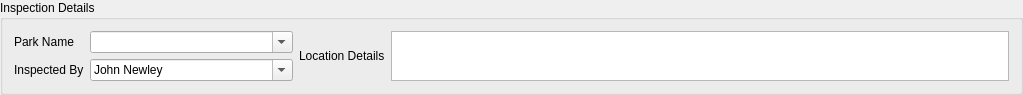
  <widget class="QGroupBox" name="groupBox_10">
   <property name="geometry">
    <rect>
     <x>10</x>
     <y>11</y>
     <width>1023</width>
     <height>83</height>
    </rect>
   </property>
   <property name="sizePolicy">
    <sizepolicy hsizetype="Preferred" vsizetype="Fixed">
     <horstretch>0</horstretch>
     <verstretch>0</verstretch>
    </sizepolicy>
   </property>
   <property name="title">
    <string>Inspection Details</string>
   </property>
   <property name="checkable">
    <bool>false</bool>
   </property>
   <layout class="QGridLayout" name="gridLayout">
    <item row="0" column="0">
     <layout class="QFormLayout" name="formLayout_6">
      <property name="fieldGrowthPolicy">
       <enum>QFormLayout::AllNonFixedFieldsGrow</enum>
      </property>
      <item row="0" column="0">
       <widget class="QLabel" name="label_27">
        <property name="text">
         <string>Park Name</string>
        </property>
       </widget>
      </item>
      <item row="0" column="1">
       <widget class="QComboBox" name="Park_Name">
        <property name="editable">
         <bool>true</bool>
        </property>
        <item>
         <property name="text">
          <string/>
         </property>
        </item>
        <item>
         <property name="text">
          <string>Leslie Park</string>
         </property>
        </item>
        <item>
         <property name="text">
          <string>Weeroona Park</string>
         </property>
        </item>
        <item>
         <property name="text">
          <string>Rotary Park / Info Centre</string>
         </property>
        </item>
        <item>
         <property name="text">
          <string>Warwick CBD and Gardens</string>
         </property>
        </item>
        <item>
         <property name="text">
          <string>Stanthorpe CBD and Piazza</string>
         </property>
        </item>
        <item>
         <property name="text">
          <string>Browns Falls Park</string>
         </property>
        </item>
        <item>
         <property name="text">
          <string>Queens Park</string>
         </property>
        </item>
        <item>
         <property name="text">
          <string>St Marks Park</string>
         </property>
        </item>
        <item>
         <property name="text">
          <string>CF White Oval</string>
         </property>
        </item>
        <item>
         <property name="text">
          <string>CF White Cricket</string>
         </property>
        </item>
        <item>
         <property name="text">
          <string>Crisp Oval</string>
         </property>
        </item>
        <item>
         <property name="text">
          <string>Sullivan Oval</string>
         </property>
        </item>
        <item>
         <property name="text">
          <string>Sheahan Oval</string>
         </property>
        </item>
        <item>
         <property name="text">
          <string>Morgan Park</string>
         </property>
        </item>
        <item>
         <property name="text">
          <string>Jackie Howe Park</string>
         </property>
        </item>
        <item>
         <property name="text">
          <string>Storm King Dam</string>
         </property>
        </item>
        <item>
         <property name="text">
          <string>Australiana Park</string>
         </property>
        </item>
        <item>
         <property name="text">
          <string>Kidspace - Kilpa St Park</string>
         </property>
        </item>
        <item>
         <property name="text">
          <string>Rotary Park</string>
         </property>
        </item>
        <item>
         <property name="text">
          <string>Victoria Park</string>
         </property>
        </item>
        <item>
         <property name="text">
          <string>Federation Park</string>
         </property>
        </item>
        <item>
         <property name="text">
          <string>Lions Park</string>
         </property>
        </item>
        <item>
         <property name="text">
          <string>Apex Park</string>
         </property>
        </item>
        <item>
         <property name="text">
          <string>River Reach Park</string>
         </property>
        </item>
        <item>
         <property name="text">
          <string>Mt Marlay Lookout</string>
         </property>
        </item>
        <item>
         <property name="text">
          <string>Jim Mitchell Park</string>
         </property>
        </item>
        <item>
         <property name="text">
          <string>Dalrymple Creek Park</string>
         </property>
        </item>
        <item>
         <property name="text">
          <string>Leyburn Sports Ground</string>
         </property>
        </item>
        <item>
         <property name="text">
          <string>Cunningham Memorial</string>
         </property>
        </item>
        <item>
         <property name="text">
          <string>Heritage Park</string>
         </property>
        </item>
        <item>
         <property name="text">
          <string>Lions Park</string>
         </property>
        </item>
        <item>
         <property name="text">
          <string>Fred Rogers Memorial Park</string>
         </property>
        </item>
        <item>
         <property name="text">
          <string>Gleeson Park</string>
         </property>
        </item>
        <item>
         <property name="text">
          <string>Marion Park </string>
         </property>
        </item>
        <item>
         <property name="text">
          <string>Canning Park</string>
         </property>
        </item>
        <item>
         <property name="text">
          <string>Mile End Park</string>
         </property>
        </item>
        <item>
         <property name="text">
          <string>Liberator Park</string>
         </property>
        </item>
        <item>
         <property name="text">
          <string>Boston Park</string>
         </property>
        </item>
        <item>
         <property name="text">
          <string>Wallangarra Memorial Park</string>
         </property>
        </item>
        <item>
         <property name="text">
          <string>Barnes Park</string>
         </property>
        </item>
        <item>
         <property name="text">
          <string>Slade Park</string>
         </property>
        </item>
        <item>
         <property name="text">
          <string>Bony Mountain Sports Ground</string>
         </property>
        </item>
        <item>
         <property name="text">
          <string>Rocklands Reserve</string>
         </property>
        </item>
        <item>
         <property name="text">
          <string>Farm Creek Park</string>
         </property>
        </item>
        <item>
         <property name="text">
          <string>Pioneer Park </string>
         </property>
        </item>
        <item>
         <property name="text">
          <string>Bicentennial Park</string>
         </property>
        </item>
        <item>
         <property name="text">
          <string>Stuart Henry Park</string>
         </property>
        </item>
        <item>
         <property name="text">
          <string>Cooks Park</string>
         </property>
        </item>
        <item>
         <property name="text">
          <string>Lions Park</string>
         </property>
        </item>
        <item>
         <property name="text">
          <string>Industrial Estate Park</string>
         </property>
        </item>
        <item>
         <property name="text">
          <string>Maryvale Park</string>
         </property>
        </item>
        <item>
         <property name="text">
          <string>Pratten Park</string>
         </property>
        </item>
        <item>
         <property name="text">
          <string>Mel Gibson Park</string>
         </property>
        </item>
        <item>
         <property name="text">
          <string>Karara Hall Grounds</string>
         </property>
        </item>
        <item>
         <property name="text">
          <string>McGregor Park</string>
         </property>
        </item>
        <item>
         <property name="text">
          <string>Tannymorel War Memorial Park</string>
         </property>
        </item>
        <item>
         <property name="text">
          <string>Killarney War Memorial Park</string>
         </property>
        </item>
        <item>
         <property name="text">
          <string>Gillam Park</string>
         </property>
        </item>
        <item>
         <property name="text">
          <string>Chase Estate Park</string>
         </property>
        </item>
        <item>
         <property name="text">
          <string>Lomandra Court Park</string>
         </property>
        </item>
        <item>
         <property name="text">
          <string>Henry Joppich Park</string>
         </property>
        </item>
        <item>
         <property name="text">
          <string>Ellen Backhouse Park</string>
         </property>
        </item>
        <item>
         <property name="text">
          <string>Millar Vale Park</string>
         </property>
        </item>
        <item>
         <property name="text">
          <string>Emu Vale Park</string>
         </property>
        </item>
        <item>
         <property name="text">
          <string>Jubilee Plots</string>
         </property>
        </item>
        <item>
         <property name="text">
          <string>Killarney Showgrounds</string>
         </property>
        </item>
        <item>
         <property name="text">
          <string>Killarney Polocross Ground</string>
         </property>
        </item>
        <item>
         <property name="text">
          <string>Allora Showgrounds</string>
         </property>
        </item>
        <item>
         <property name="text">
          <string>Dalveen Hall grounds</string>
         </property>
        </item>
        <item>
         <property name="text">
          <string>Leslie Reserve</string>
         </property>
        </item>
        <item>
         <property name="text">
          <string>Sunnyside Reserve</string>
         </property>
        </item>
        <item>
         <property name="text">
          <string>Daggs Falls Park </string>
         </property>
        </item>
        <item>
         <property name="text">
          <string>Brock Park </string>
         </property>
        </item>
        <item>
         <property name="text">
          <string>Verri Park</string>
         </property>
        </item>
        <item>
         <property name="text">
          <string>Warwick Green Belt </string>
         </property>
        </item>
        <item>
         <property name="text">
          <string>Melaleuca Crt Park</string>
         </property>
        </item>
        <item>
         <property name="text">
          <string>Tierney Park</string>
         </property>
        </item>
        <item>
         <property name="text">
          <string>Soliders Memorial</string>
         </property>
        </item>
        <item>
         <property name="text">
          <string>Goomburra Park</string>
         </property>
        </item>
        <item>
         <property name="text">
          <string>Connelly Dam</string>
         </property>
        </item>
        <item>
         <property name="text">
          <string>Ballandean School Garden</string>
         </property>
        </item>
        <item>
         <property name="text">
          <string>Carrs Lookout</string>
         </property>
        </item>
        <item>
         <property name="text">
          <string>Drill Hall Park</string>
         </property>
        </item>
        <item>
         <property name="text">
          <string>Dalveen Park</string>
         </property>
        </item>
        <item>
         <property name="text">
          <string>Meadowbank Park</string>
         </property>
        </item>
        <item>
         <property name="text">
          <string>Mountain View Estate Park</string>
         </property>
        </item>
        <item>
         <property name="text">
          <string>Pennant Park</string>
         </property>
        </item>
        <item>
         <property name="text">
          <string>Tullock Park</string>
         </property>
        </item>
        <item>
         <property name="text">
          <string>Condavale Parklands</string>
         </property>
        </item>
        <item>
         <property name="text">
          <string>Arcoola Park</string>
         </property>
        </item>
        <item>
         <property name="text">
          <string>Shilliday Park</string>
         </property>
        </item>
        <item>
         <property name="text">
          <string>Victory Park</string>
         </property>
        </item>
        <item>
         <property name="text">
          <string>Willi St Park</string>
         </property>
        </item>
        <item>
         <property name="text">
          <string>Guide Park</string>
         </property>
        </item>
        <item>
         <property name="text">
          <string>Stan Walsh Park</string>
         </property>
        </item>
        <item>
         <property name="text">
          <string>Tyrell St Park</string>
         </property>
        </item>
        <item>
         <property name="text">
          <string>Hermay Crt Park</string>
         </property>
        </item>
        <item>
         <property name="text">
          <string>Mulberry Ridge Park</string>
         </property>
        </item>
        <item>
         <property name="text">
          <string>Memorial Park </string>
         </property>
        </item>
        <item>
         <property name="text">
          <string>Lyndhurst Lane Park</string>
         </property>
        </item>
        <item>
         <property name="text">
          <string>Willow St Gardens</string>
         </property>
        </item>
        <item>
         <property name="text">
          <string>Applethorpe Park </string>
         </property>
        </item>
        <item>
         <property name="text">
          <string>Mt Tabour Park</string>
         </property>
        </item>
        <item>
         <property name="text">
          <string>Donnellys Castle Rd</string>
         </property>
        </item>
       </widget>
      </item>
      <item row="1" column="0">
       <widget class="QLabel" name="label_22">
        <property name="text">
         <string>Inspected By</string>
        </property>
       </widget>
      </item>
      <item row="1" column="1">
       <widget class="QComboBox" name="Inspected_By">
        <property name="editable">
         <bool>true</bool>
        </property>
        <item>
         <property name="text">
          <string>John Newley</string>
         </property>
        </item>
        <item>
         <property name="text">
          <string/>
         </property>
        </item>
       </widget>
      </item>
     </layout>
    </item>
    <item row="0" column="1">
     <widget class="QLabel" name="label">
      <property name="text">
       <string>Location Details</string>
      </property>
     </widget>
    </item>
    <item row="0" column="2">
     <widget class="QPlainTextEdit" name="plainTextEdit">
      <property name="sizePolicy">
       <sizepolicy hsizetype="Expanding" vsizetype="Fixed">
        <horstretch>0</horstretch>
        <verstretch>0</verstretch>
       </sizepolicy>
      </property>
      <property name="maximumSize">
       <size>
        <width>16777215</width>
        <height>50</height>
       </size>
      </property>
     </widget>
    </item>
   </layout>
  </widget>
